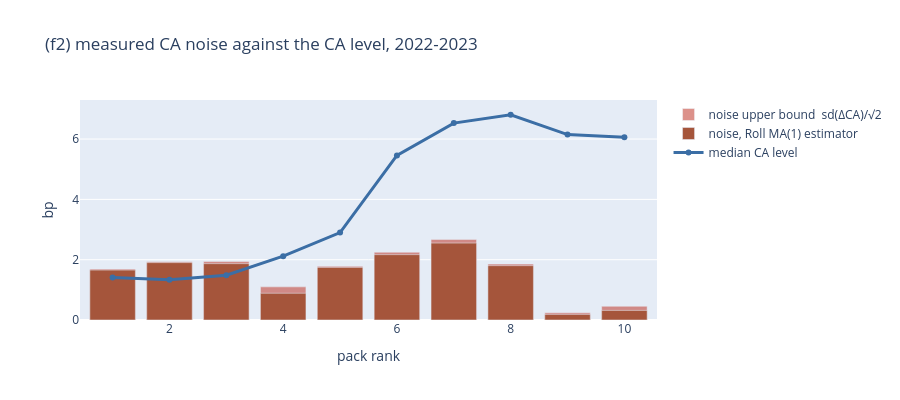

Write notebook code for a chart like this one.
### Code cell
fig = go.Figure()
fig.add_trace(go.Bar(x=nt_live.index, y=nt_live["noise_ub_bp"],
                     name="noise upper bound  sd(ΔCA)/√2", marker_color="#c0392b", opacity=0.55))
fig.add_trace(go.Bar(x=nt_live.index, y=nt_live["noise_roll_bp"],
                     name="noise, Roll MA(1) estimator", marker_color="#a5553b"))
fig.add_trace(go.Scatter(x=nt_live.index, y=nt_live["ca_med_bp"], mode="lines+markers",
                         name="median CA level", line=dict(color="#3b6ea5", width=3)))
fig.update_layout(height=400, barmode="overlay",
                  xaxis_title="pack rank", yaxis_title="bp",
                  title_text="(f2) measured CA noise against the CA level, 2022-2023")
fig.show()

### Figure 1 — Plotly figure (JSON) as saved in the notebook; plotly's stock layout.template omitted (floating-point values rounded to 4 significant figures)
{"data": [{"marker": {"color": "#c0392b"}, "name": "noise upper bound  sd(ΔCA)/√2", "opacity": 0.55, "type": "bar", "x": [1, 2, 3, 4, 5, 6, 7, 8, 9, 10], "y": [1.688, 1.932, 1.938, 1.099, 1.779, 2.248, 2.672, 1.854, 0.2392, 0.4562]}, {"marker": {"color": "#a5553b"}, "name": "noise, Roll MA(1) estimator", "type": "bar", "x": [1, 2, 3, 4, 5, 6, 7, 8, 9, 10], "y": [1.655, 1.902, 1.869, 0.8865, 1.744, 2.167, 2.551, 1.802, 0.1862, 0.3176]}, {"line": {"color": "#3b6ea5", "width": 3}, "mode": "lines+markers", "name": "median CA level", "type": "scatter", "x": [1, 2, 3, 4, 5, 6, 7, 8, 9, 10], "y": [1.412, 1.337, 1.484, 2.118, 2.898, 5.456, 6.53, 6.807, 6.148, 6.063]}], "layout": {"barmode": "overlay", "height": 400, "title": {"text": "(f2) measured CA noise against the CA level, 2022-2023"}, "xaxis": {"title": {"text": "pack rank"}}, "yaxis": {"title": {"text": "bp"}}}}
